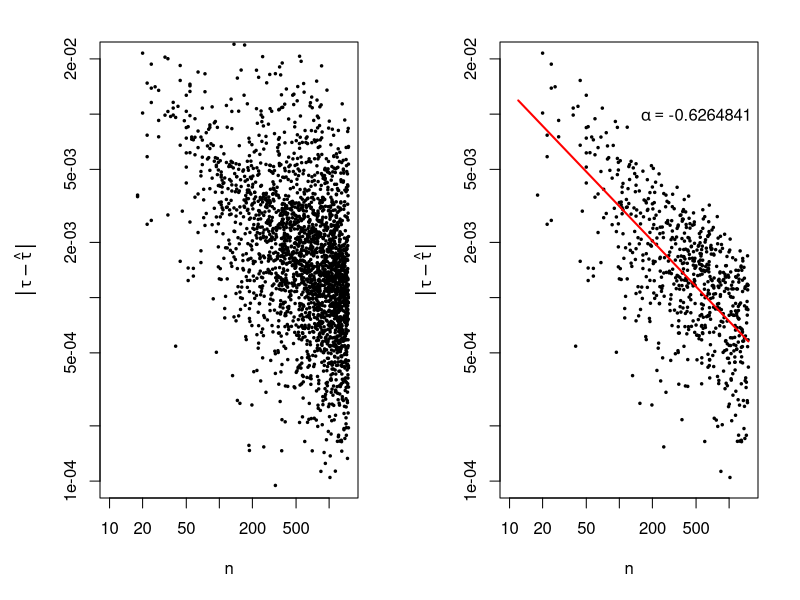

Write the R code that produced this figure.
d = read.table("quality_rand_points01.dat")
pdf('quality_rand_points01_maxmultiratio_2.pdf', width=12.0, height=4.5)
par(mfrow=c(1,2), mar=c(5.1, 5.0, 2.1, 2.1))
with(d, 
	plot(V2, V3, 
		log='xy', 
		xlim=c(10,1500),
		ylim=c(1e-4,2e-2),
		xlab=expression(n), 
		ylab=expression(group("|",tau-hat(tau),"|")),
#		main='No quality filtering',
		pch=20, cex=0.5
	)
)
df = d[d$V13 < 0.3,]
with(df, 
	plot(V2, V3, 
		log='xy', 
		xlim=c(10,1500),
		ylim=c(1e-4,2e-2),
		xlab=expression(n),
		ylab=expression(group("|",tau-hat(tau),"|")),
#		main='Quality filtered MaxMultiRatio < 0.3',
		pch=20, cex=0.5
	)
)
df2 = df[df$V2 > 10,]
df2 = df2[order(df2$V2),]
lm <- lm(log(df2$V3) ~ log(df2$V2))
lines(df2$V2, exp(predict(lm)), type='l', col="red", lwd=2.0)
alpha=coefficients(lm)[2]
text(500, 1e-2, labels=bquote(alpha == .(alpha)))

#with(d[d$V13 < 1.5,], hist(V13, breaks=80, main='', xlab='MaxMultiRatio', xlim=c(0.0, 1.5)))
dev.off()
